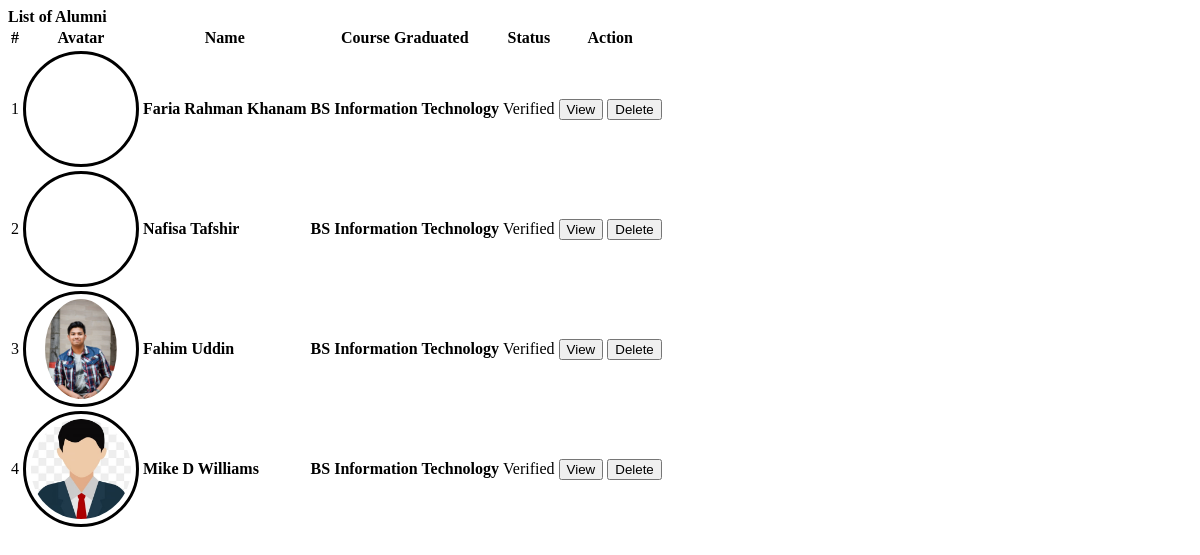
Screenshot of /admin/alumni.php with the database file from the repository.
### tables this page shows
CREATE TABLE `alumnus_bio` (
  `id` int(30) NOT NULL,
  `firstname` varchar(200) NOT NULL,
  `middlename` varchar(200) NOT NULL,
  `lastname` varchar(200) NOT NULL,
  `gender` varchar(10) NOT NULL,
  `batch` year(4) NOT NULL,
  `course_id` int(30) NOT NULL,
  `email` varchar(250) NOT NULL,
  `connected_to` text NOT NULL,
  `avatar` text NOT NULL,
  `status` tinyint(1) NOT NULL DEFAULT 0 COMMENT '0= Unverified, 1= Verified',
  `date_created` date NOT NULL DEFAULT current_timestamp()
);

CREATE TABLE `courses` (
  `id` int(30) NOT NULL,
  `course` text NOT NULL,
  `about` text NOT NULL
);

### admin/alumni.php (the view, shortened to what this page needs)
<?php include('db_connect.php');?>
<div class="container-fluid">
	<div class="col-lg-12">
		<div class="row">
			<div class="col-md-12">
				<div class="card">
					<div class="card-header">
						<b>List of Alumni</b>
					</div>
					<div class="card-body">
						<table class="table table-condensed table-bordered table-hover">
							<thead>
								<tr>
									<th class="text-center">#</th>
									<th class="">Avatar</th>
									<th class="">Name</th>
									<th class="">Course Graduated</th>
									<th class="">Status</th>
									<th class="text-center">Action</th>
								</tr>
							</thead>
							<tbody>
								<?php
								$i = 1;
								$alumni = $conn->query("SELECT a.*,c.course,Concat(a.firstname,' ',a.middlename,' ',a.lastname) as name from alumnus_bio a inner join courses c on c.id = a.course_id order by Concat(a.lastname,', ',a.firstname,' ',a.middlename) asc");
								while($row=$alumni->fetch_assoc()):
								?>
								<tr>
									<td class="text-center"><?php echo $i++ ?></td>
									<td class="text-center">
										<div class="avatar">
										 <img src="assets/uploads/<?php echo $row['avatar'] ?>" class="" alt="">
										</div>
									</td>
									<td class="">
										 <p> <b><?php echo ucwords($row['name']) ?></b></p>
									</td>
									<td class="">
										 <p> <b><?php echo $row['course'] ?></b></p>
									</td>
									<td class="text-center">
										<?php if($row['status'] == 1): ?>
											<span class="badge badge-primary">Verified</span>
										<?php else: ?>
											<span class="badge badge-secondary">Not Verified</span>
										<?php endif; ?>
									</td>
									<td class="text-center">
										<button class="btn btn-sm btn-outline-primary view_alumni" type="button" data-id="<?php echo $row['id'] ?>" >View</button>
										<button class="btn btn-sm btn-outline-danger delete_alumni" type="button" data-id="<?php echo $row['id'] ?>">Delete</button>
									</td>
								</tr>
								<?php endwhile; ?>
							</tbody>
						</table>
					</div>
				</div>
			</div>
		</div>
	</div>
</div>

### admin/alumni.php (style rules this page uses)
td { vertical-align: middle !important; }
td p { margin: unset }
img { max-width:100px; max-height: :150px; }
.avatar { display: flex; border-radius: 100%; width: 100px; height: 100px; align-items: center; justify-content: center; border: 3px solid; padding: 5px; }
.avatar img { max-width: calc(100%); max-height: calc(100%); border-radius: 100%; }

### rows the page displays
alumnus_bio: name "Faria Rahman Khanam", course.course "BS Information Technology", status "Verified"
alumnus_bio: name "Nafisa Tafshir", course.course "BS Information Technology", status "Verified"
alumnus_bio: avatar (picture), name "Fahim Uddin", course.course "BS Information Technology", status "Verified"
alumnus_bio: avatar (picture), name "Mike D Williams", course.course "BS Information Technology", status "Verified"
